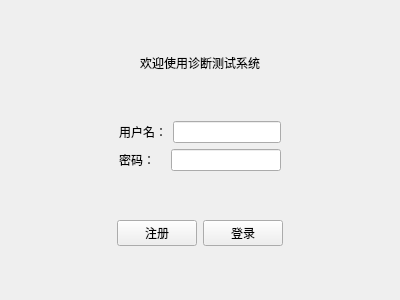
<?xml version="1.0" encoding="UTF-8"?>
<ui version="4.0">
 <class>LoginView</class>
 <widget class="QWidget" name="LoginView">
  <property name="geometry">
   <rect>
    <x>0</x>
    <y>0</y>
    <width>400</width>
    <height>300</height>
   </rect>
  </property>
  <property name="windowTitle">
   <string>登录</string>
  </property>
  <layout class="QVBoxLayout" name="verticalLayout_3">
   <item>
    <layout class="QVBoxLayout" name="verticalLayout_2">
     <item>
      <spacer name="verticalSpacer">
       <property name="orientation">
        <enum>Qt::Orientation::Vertical</enum>
       </property>
       <property name="sizeHint" stdset="0">
        <size>
         <width>20</width>
         <height>40</height>
        </size>
       </property>
      </spacer>
     </item>
     <item>
      <layout class="QHBoxLayout" name="horizontalLayout_6">
       <item>
        <widget class="QLabel" name="label">
         <property name="text">
          <string>欢迎使用诊断测试系统</string>
         </property>
         <property name="alignment">
          <set>Qt::AlignmentFlag::AlignCenter</set>
         </property>
        </widget>
       </item>
      </layout>
     </item>
     <item>
      <spacer name="verticalSpacer_2">
       <property name="orientation">
        <enum>Qt::Orientation::Vertical</enum>
       </property>
       <property name="sizeHint" stdset="0">
        <size>
         <width>20</width>
         <height>40</height>
        </size>
       </property>
      </spacer>
     </item>
     <item>
      <layout class="QHBoxLayout" name="horizontalLayout_4">
       <item>
        <spacer name="horizontalSpacer">
         <property name="orientation">
          <enum>Qt::Orientation::Horizontal</enum>
         </property>
         <property name="sizeHint" stdset="0">
          <size>
           <width>40</width>
           <height>20</height>
          </size>
         </property>
        </spacer>
       </item>
       <item>
        <layout class="QVBoxLayout" name="verticalLayout">
         <item>
          <layout class="QHBoxLayout" name="horizontalLayout">
           <item>
            <widget class="QLabel" name="label_2">
             <property name="text">
              <string>用户名：</string>
             </property>
            </widget>
           </item>
           <item>
            <widget class="QLineEdit" name="InputUserName"/>
           </item>
          </layout>
         </item>
         <item>
          <layout class="QHBoxLayout" name="horizontalLayout_2">
           <item>
            <widget class="QLabel" name="label_3">
             <property name="text">
              <string>密码：   </string>
             </property>
            </widget>
           </item>
           <item>
            <widget class="QLineEdit" name="InputUserPassword">
             <property name="echoMode">
              <enum>QLineEdit::EchoMode::Password</enum>
             </property>
            </widget>
           </item>
          </layout>
         </item>
        </layout>
       </item>
       <item>
        <spacer name="horizontalSpacer_2">
         <property name="orientation">
          <enum>Qt::Orientation::Horizontal</enum>
         </property>
         <property name="sizeHint" stdset="0">
          <size>
           <width>40</width>
           <height>20</height>
          </size>
         </property>
        </spacer>
       </item>
      </layout>
     </item>
     <item>
      <spacer name="verticalSpacer_3">
       <property name="orientation">
        <enum>Qt::Orientation::Vertical</enum>
       </property>
       <property name="sizeHint" stdset="0">
        <size>
         <width>20</width>
         <height>40</height>
        </size>
       </property>
      </spacer>
     </item>
     <item>
      <layout class="QHBoxLayout" name="horizontalLayout_5">
       <item>
        <spacer name="horizontalSpacer_5">
         <property name="orientation">
          <enum>Qt::Orientation::Horizontal</enum>
         </property>
         <property name="sizeHint" stdset="0">
          <size>
           <width>40</width>
           <height>20</height>
          </size>
         </property>
        </spacer>
       </item>
       <item>
        <layout class="QHBoxLayout" name="horizontalLayout_3">
         <item>
          <widget class="QPushButton" name="blSignUp">
           <property name="text">
            <string>注册</string>
           </property>
          </widget>
         </item>
         <item>
          <widget class="QPushButton" name="blSignin">
           <property name="text">
            <string>登录</string>
           </property>
          </widget>
         </item>
        </layout>
       </item>
       <item>
        <spacer name="horizontalSpacer_6">
         <property name="orientation">
          <enum>Qt::Orientation::Horizontal</enum>
         </property>
         <property name="sizeHint" stdset="0">
          <size>
           <width>40</width>
           <height>20</height>
          </size>
         </property>
        </spacer>
       </item>
      </layout>
     </item>
     <item>
      <spacer name="verticalSpacer_4">
       <property name="orientation">
        <enum>Qt::Orientation::Vertical</enum>
       </property>
       <property name="sizeHint" stdset="0">
        <size>
         <width>20</width>
         <height>40</height>
        </size>
       </property>
      </spacer>
     </item>
    </layout>
   </item>
  </layout>
 </widget>
 <resources/>
 <connections/>
</ui>
